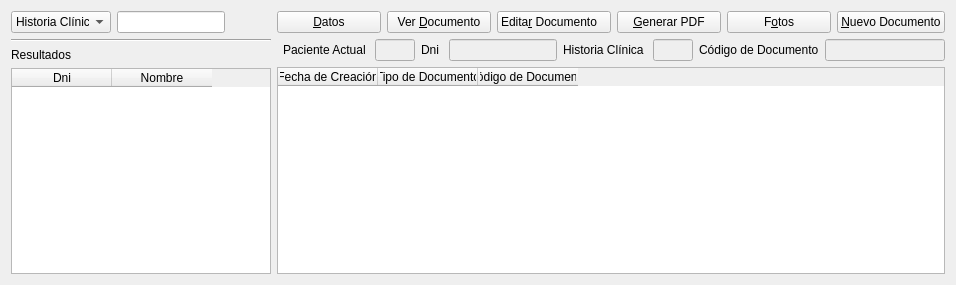
<?xml version="1.0" encoding="UTF-8"?>
<ui version="4.0">
 <class>historiaClinica_ui</class>
 <widget class="QWidget" name="historiaClinica_ui">
  <property name="geometry">
   <rect>
    <x>0</x>
    <y>0</y>
    <width>956</width>
    <height>285</height>
   </rect>
  </property>
  <property name="windowTitle">
   <string>Form</string>
  </property>
  <layout class="QGridLayout" name="gridLayout">
   <item row="0" column="0">
    <layout class="QVBoxLayout" name="verticalLayout">
     <item>
      <layout class="QHBoxLayout" name="horizontalLayout">
       <item>
        <widget class="QComboBox" name="comboBox_search">
         <property name="sizePolicy">
          <sizepolicy hsizetype="Fixed" vsizetype="Fixed">
           <horstretch>0</horstretch>
           <verstretch>0</verstretch>
          </sizepolicy>
         </property>
         <property name="minimumSize">
          <size>
           <width>0</width>
           <height>0</height>
          </size>
         </property>
         <property name="maximumSize">
          <size>
           <width>100</width>
           <height>16777215</height>
          </size>
         </property>
         <item>
          <property name="text">
           <string>Historia Clínica</string>
          </property>
         </item>
         <item>
          <property name="text">
           <string>Nombre</string>
          </property>
         </item>
         <item>
          <property name="text">
           <string>Dni</string>
          </property>
         </item>
        </widget>
       </item>
       <item>
        <widget class="QLineEdit" name="lineEdit_historialSearch">
         <property name="sizePolicy">
          <sizepolicy hsizetype="Fixed" vsizetype="Fixed">
           <horstretch>0</horstretch>
           <verstretch>0</verstretch>
          </sizepolicy>
         </property>
         <property name="minimumSize">
          <size>
           <width>0</width>
           <height>0</height>
          </size>
         </property>
        </widget>
       </item>
       <item>
        <widget class="QPushButton" name="pushButton_Search">
         <property name="sizePolicy">
          <sizepolicy hsizetype="Fixed" vsizetype="Fixed">
           <horstretch>0</horstretch>
           <verstretch>0</verstretch>
          </sizepolicy>
         </property>
         <property name="text">
          <string/>
         </property>
         <property name="icon">
          <iconset resource="rc.qrc">
           <normaloff>:/new/zoom.png</normaloff>:/new/zoom.png</iconset>
         </property>
         <property name="iconSize">
          <size>
           <width>16</width>
           <height>16</height>
          </size>
         </property>
         <property name="flat">
          <bool>true</bool>
         </property>
        </widget>
       </item>
      </layout>
     </item>
     <item>
      <widget class="Line" name="line_2">
       <property name="sizePolicy">
        <sizepolicy hsizetype="Minimum" vsizetype="Fixed">
         <horstretch>0</horstretch>
         <verstretch>0</verstretch>
        </sizepolicy>
       </property>
       <property name="orientation">
        <enum>Qt::Horizontal</enum>
       </property>
      </widget>
     </item>
     <item>
      <widget class="QLabel" name="label_5">
       <property name="sizePolicy">
        <sizepolicy hsizetype="Fixed" vsizetype="Fixed">
         <horstretch>0</horstretch>
         <verstretch>0</verstretch>
        </sizepolicy>
       </property>
       <property name="text">
        <string>Resultados </string>
       </property>
      </widget>
     </item>
     <item>
      <widget class="QTableWidget" name="tableWidget_result">
       <property name="sizePolicy">
        <sizepolicy hsizetype="Expanding" vsizetype="Expanding">
         <horstretch>0</horstretch>
         <verstretch>0</verstretch>
        </sizepolicy>
       </property>
       <property name="maximumSize">
        <size>
         <width>351</width>
         <height>16777215</height>
        </size>
       </property>
       <column>
        <property name="text">
         <string>Dni</string>
        </property>
       </column>
       <column>
        <property name="text">
         <string>Nombre</string>
        </property>
       </column>
      </widget>
     </item>
    </layout>
   </item>
   <item row="0" column="1">
    <layout class="QVBoxLayout" name="verticalLayout_2">
     <item>
      <layout class="QHBoxLayout" name="horizontalLayout_2">
       <item>
        <widget class="QPushButton" name="verDatos_paciente">
         <property name="text">
          <string>&amp;Datos</string>
         </property>
         <property name="icon">
          <iconset resource="rc.qrc">
           <normaloff>:/new/preferences-contact-list.png</normaloff>:/new/preferences-contact-list.png</iconset>
         </property>
         <property name="iconSize">
          <size>
           <width>20</width>
           <height>20</height>
          </size>
         </property>
        </widget>
       </item>
       <item>
        <widget class="QPushButton" name="verDocumento_historial">
         <property name="text">
          <string>Ver &amp;Documento</string>
         </property>
         <property name="icon">
          <iconset resource="rc.qrc">
           <normaloff>:/new/file_search.png</normaloff>:/new/file_search.png</iconset>
         </property>
         <property name="iconSize">
          <size>
           <width>20</width>
           <height>20</height>
          </size>
         </property>
        </widget>
       </item>
       <item>
        <widget class="QPushButton" name="pushButton_editarDocuento">
         <property name="text">
          <string>Edita&amp;r Documento   </string>
         </property>
         <property name="icon">
          <iconset resource="rc.qrc">
           <normaloff>:/new/file_edit.png</normaloff>:/new/file_edit.png</iconset>
         </property>
         <property name="iconSize">
          <size>
           <width>20</width>
           <height>20</height>
          </size>
         </property>
        </widget>
       </item>
       <item>
        <widget class="QPushButton" name="pushButton_generatePDF">
         <property name="sizePolicy">
          <sizepolicy hsizetype="Minimum" vsizetype="Preferred">
           <horstretch>0</horstretch>
           <verstretch>0</verstretch>
          </sizepolicy>
         </property>
         <property name="maximumSize">
          <size>
           <width>16777215</width>
           <height>28</height>
          </size>
         </property>
         <property name="text">
          <string>&amp;Generar PDF</string>
         </property>
         <property name="icon">
          <iconset resource="rc.qrc">
           <normaloff>:/new/Adobe - Acrobat.png</normaloff>:/new/Adobe - Acrobat.png</iconset>
         </property>
         <property name="iconSize">
          <size>
           <width>20</width>
           <height>20</height>
          </size>
         </property>
        </widget>
       </item>
       <item>
        <widget class="QPushButton" name="pushButton_Fotos">
         <property name="text">
          <string>F&amp;otos</string>
         </property>
         <property name="icon">
          <iconset resource="rc.qrc">
           <normaloff>:/new/HP-Pictures-Folder-Dock-512.png</normaloff>:/new/HP-Pictures-Folder-Dock-512.png</iconset>
         </property>
         <property name="iconSize">
          <size>
           <width>20</width>
           <height>20</height>
          </size>
         </property>
        </widget>
       </item>
       <item>
        <widget class="QPushButton" name="nuevoDocumento_historial">
         <property name="text">
          <string>&amp;Nuevo Documento</string>
         </property>
         <property name="icon">
          <iconset resource="rc.qrc">
           <normaloff>:/new/file_add.png</normaloff>:/new/file_add.png</iconset>
         </property>
         <property name="iconSize">
          <size>
           <width>20</width>
           <height>20</height>
          </size>
         </property>
        </widget>
       </item>
      </layout>
     </item>
     <item>
      <layout class="QHBoxLayout" name="horizontalLayout_3">
       <item>
        <widget class="Line" name="line_4">
         <property name="orientation">
          <enum>Qt::Horizontal</enum>
         </property>
        </widget>
       </item>
       <item>
        <widget class="QLabel" name="label">
         <property name="sizePolicy">
          <sizepolicy hsizetype="Fixed" vsizetype="Fixed">
           <horstretch>0</horstretch>
           <verstretch>0</verstretch>
          </sizepolicy>
         </property>
         <property name="text">
          <string>Paciente Actual </string>
         </property>
        </widget>
       </item>
       <item>
        <widget class="QLineEdit" name="lineEdit_PatientActual">
         <property name="enabled">
          <bool>false</bool>
         </property>
         <property name="minimumSize">
          <size>
           <width>0</width>
           <height>0</height>
          </size>
         </property>
         <property name="maximumSize">
          <size>
           <width>250</width>
           <height>16777215</height>
          </size>
         </property>
        </widget>
       </item>
       <item>
        <widget class="QLabel" name="label_7">
         <property name="sizePolicy">
          <sizepolicy hsizetype="Fixed" vsizetype="Fixed">
           <horstretch>0</horstretch>
           <verstretch>0</verstretch>
          </sizepolicy>
         </property>
         <property name="text">
          <string>Dni </string>
         </property>
        </widget>
       </item>
       <item>
        <widget class="QLineEdit" name="lineEdit_currentDni">
         <property name="enabled">
          <bool>false</bool>
         </property>
         <property name="sizePolicy">
          <sizepolicy hsizetype="Fixed" vsizetype="Fixed">
           <horstretch>0</horstretch>
           <verstretch>0</verstretch>
          </sizepolicy>
         </property>
         <property name="minimumSize">
          <size>
           <width>0</width>
           <height>0</height>
          </size>
         </property>
         <property name="maximumSize">
          <size>
           <width>120</width>
           <height>16777215</height>
          </size>
         </property>
        </widget>
       </item>
       <item>
        <widget class="QLabel" name="label_9">
         <property name="sizePolicy">
          <sizepolicy hsizetype="Fixed" vsizetype="Fixed">
           <horstretch>0</horstretch>
           <verstretch>0</verstretch>
          </sizepolicy>
         </property>
         <property name="text">
          <string>Historia Clínica </string>
         </property>
        </widget>
       </item>
       <item>
        <widget class="QLineEdit" name="lineEdit_historiaClinicaCurrent">
         <property name="enabled">
          <bool>false</bool>
         </property>
         <property name="minimumSize">
          <size>
           <width>0</width>
           <height>0</height>
          </size>
         </property>
         <property name="maximumSize">
          <size>
           <width>120</width>
           <height>16777215</height>
          </size>
         </property>
        </widget>
       </item>
       <item>
        <widget class="QLabel" name="label_8">
         <property name="sizePolicy">
          <sizepolicy hsizetype="Fixed" vsizetype="Fixed">
           <horstretch>0</horstretch>
           <verstretch>0</verstretch>
          </sizepolicy>
         </property>
         <property name="text">
          <string>Código de Documento</string>
         </property>
        </widget>
       </item>
       <item>
        <widget class="QLineEdit" name="lineEdit_documentoCodeCurrent">
         <property name="enabled">
          <bool>false</bool>
         </property>
         <property name="minimumSize">
          <size>
           <width>120</width>
           <height>0</height>
          </size>
         </property>
         <property name="maximumSize">
          <size>
           <width>120</width>
           <height>16777215</height>
          </size>
         </property>
         <property name="text">
          <string/>
         </property>
        </widget>
       </item>
      </layout>
     </item>
     <item>
      <widget class="QTableWidget" name="tableWidget_DocumentList">
       <column>
        <property name="text">
         <string>Fecha de Creación</string>
        </property>
       </column>
       <column>
        <property name="text">
         <string>Tipo de Documento</string>
        </property>
       </column>
       <column>
        <property name="text">
         <string>Código de Documento</string>
        </property>
       </column>
      </widget>
     </item>
    </layout>
   </item>
  </layout>
 </widget>
 <tabstops>
  <tabstop>lineEdit_historialSearch</tabstop>
  <tabstop>pushButton_Search</tabstop>
  <tabstop>tableWidget_result</tabstop>
  <tabstop>verDatos_paciente</tabstop>
  <tabstop>verDocumento_historial</tabstop>
  <tabstop>pushButton_editarDocuento</tabstop>
  <tabstop>pushButton_generatePDF</tabstop>
  <tabstop>pushButton_Fotos</tabstop>
  <tabstop>nuevoDocumento_historial</tabstop>
  <tabstop>lineEdit_PatientActual</tabstop>
 </tabstops>
 <resources>
  <include location="rc.qrc"/>
 </resources>
 <connections/>
</ui>
